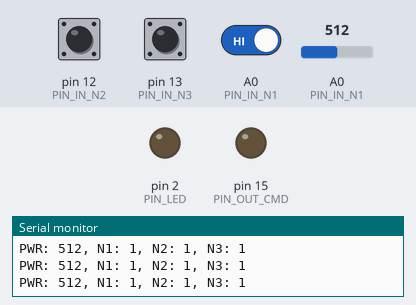
The sketch below on a simulated Arduino Uno, built with avr-gcc and run on an emulated ATmega328P. On the bench: output pins drawn as LEDs (lit = HIGH), the last lines printed to the serial monitor. The inputs (shaded band) are chosen by the test bench; at power-on: A0 (PIN_IN_N1) HIGH, pin 12 (PIN_IN_N2) HIGH, pin 13 (PIN_IN_N3) HIGH, A0 (PIN_IN_N1) = 512.

Above: at 1.2 s.
1.3 s: A0 (PIN_IN_N1) driven LOW
At 2.7 s:
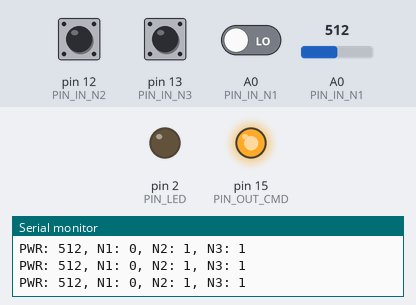
3.0 s: A0 (PIN_IN_N1) driven HIGH
At 4.2 s:
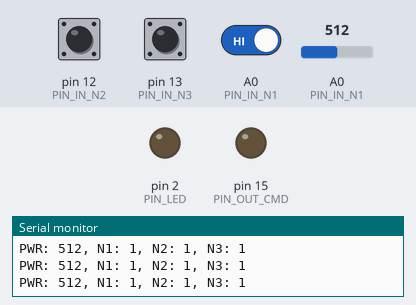
Timing chart, 0 to 6.0 s (numbered marks = the images above; inputs shaded):
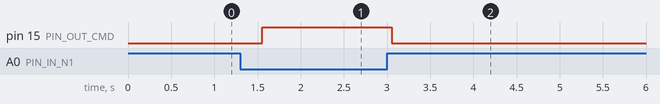

Measured:
- after the input at 1.3 s, pin 15 (PIN_OUT_CMD): LOW → HIGH after 0.25 s
- after the input at 3.0 s, pin 15 (PIN_OUT_CMD): HIGH → LOW after 0.06 s

The sketch:

jard_wemos_board_test.ino
```cpp
#define PIN_IN_N1       14
#define PIN_IN_N2       12
#define PIN_IN_N3       13
#define PIN_OUT_CMD     15
#define PIN_LED         2
#define PIN_ANALOG_POW  A0

void setup()
{
  pinMode(PIN_OUT_CMD,OUTPUT);
  digitalWrite(PIN_OUT_CMD,LOW);
  pinMode(PIN_LED,OUTPUT);
  digitalWrite(PIN_LED,LOW);

  pinMode(PIN_IN_N1,INPUT_PULLUP);
  pinMode(PIN_IN_N2,INPUT_PULLUP);
  pinMode(PIN_IN_N3,INPUT_PULLUP);

  pinMode(PIN_ANALOG_POW,INPUT);

  Serial.begin(115200);
  delay(50);
  Serial.println('Boot');
}

void loop()
{
  int val=analogRead(PIN_ANALOG_POW);
  Serial.print("PWR: ");
  Serial.print(val);
  Serial.print(", ");

  val=digitalRead(PIN_IN_N1);
  Serial.print("N1: ");
  Serial.print(val);
  Serial.print(", ");

  if (val==0)
    digitalWrite(PIN_OUT_CMD,HIGH);
   else
    digitalWrite(PIN_OUT_CMD,LOW);

  val=digitalRead(PIN_IN_N2);
  Serial.print("N2: ");
  Serial.print(val);
  Serial.print(", ");

  val=digitalRead(PIN_IN_N3);
  Serial.print("N3: ");
  Serial.println(val);

  delay(500);
}
```
